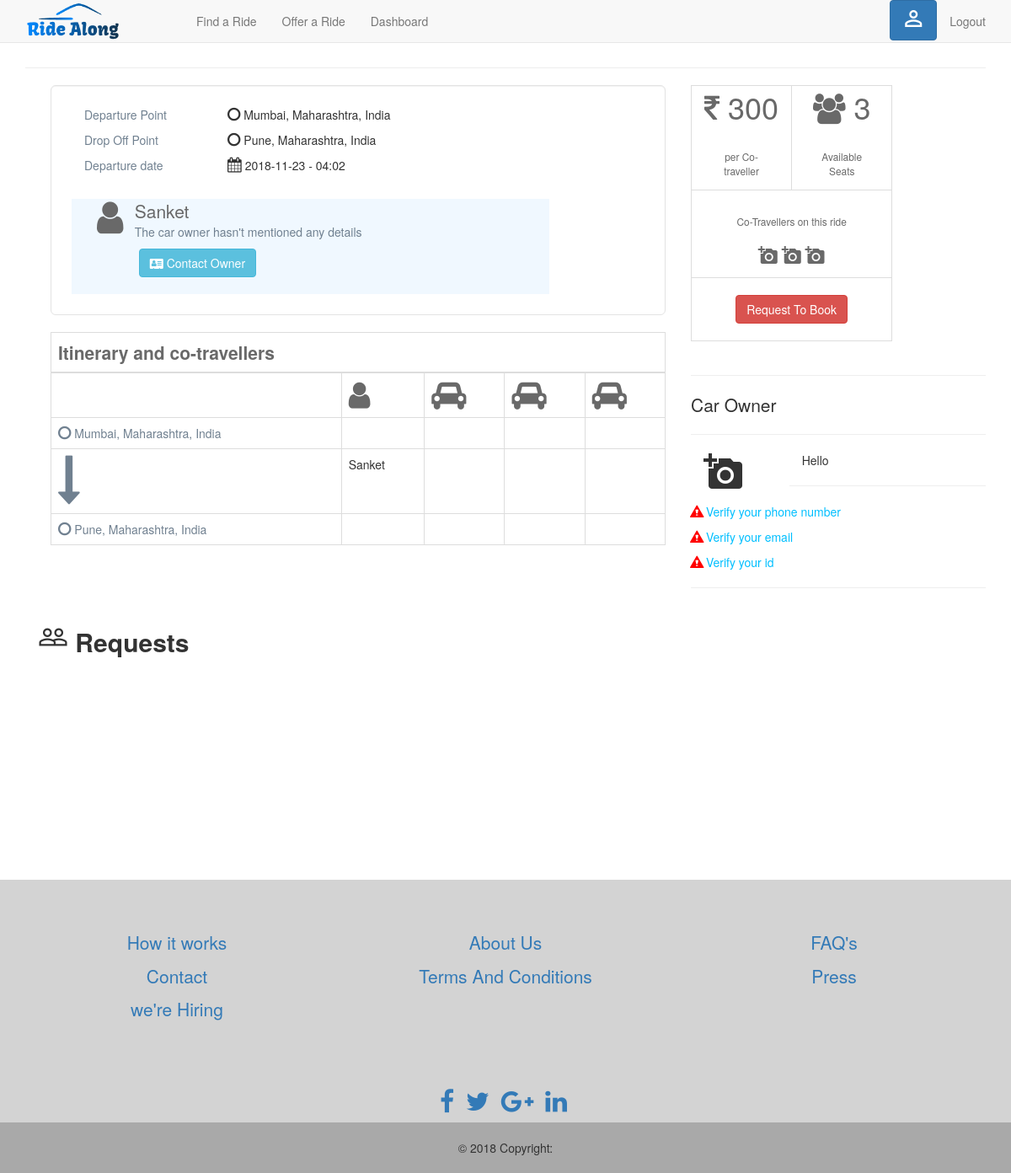
The app's page /rides_found/14/sanket711 (signed in) with its own data.
### tables this page shows
CREATE TABLE "rides_offered" (
	`rideId`	INTEGER PRIMARY KEY AUTOINCREMENT,
	`userName`	text NOT NULL,
	`source`	text NOT NULL,
	`destination`	text NOT NULL,
	`lat1`	text NOT NULL,
	`long1`	text NOT NULL,
	`lat2`	text NOT NULL,
	`long2`	text NOT NULL,
	`offeredDate`	text NOT NULL,
	`offeredTime`	text NOT NULL,
	`offeredPrice`	int NOT NULL,
	`offeredSeats`	NUMERIC NOT NULL,
	`details`	text,
	`valid`	INTEGER NOT NULL,
	`seatsleft`	NUMERIC
);

CREATE TABLE "USERS" (
	`userName`	text,
	`password`	text NOT NULL,
	`name`	text NOT NULL,
	`phone`	text NOT NULL,
	`email`	text NOT NULL UNIQUE,
	`address`	text NOT NULL,
	`email_verified`	INTEGER DEFAULT 0,
	`mobile_verified`	INTEGER DEFAULT 0,
	PRIMARY KEY(userName)
);

### app.py (the view)
@app.route('/rides_found/<string:rideId>/<string:userName>', methods=['GET', 'POST'])
@is_logged_in
def ride(rideId,userName):
    con = sqlite3.connect("CabSharing.db")
    cur = con.cursor()
    result = cur.execute("SELECT * FROM rides_offered WHERE rideId = ?", [rideId])
    rides = cur.fetchone()
    result1 = cur.execute("SELECT * FROM USERS WHERE userName = ?", [userName])
    user = cur.fetchone()
    cur.execute("select * from users where username = ? " , [userName])
    contact = cur.fetchone()
    cur.execute("select * from rides_requested where rideId = ? and username = ? " , ( rideId , session['username'] ) )
    taken_result = cur.fetchone()
    cur.execute("select * from rides_requested where rideId = ? and accepted = 0" , [rideId] )
    ride_request=cur.fetchall()
    user_who_requested=[]
    for i in range(len(ride_request)):
        cur.execute("SELECT * FROM USERS WHERE userName = ?", [ride_request[i][1]])
        temp_user=cur.fetchone()
        user_who_requested.append(temp_user)
    cur.execute(" select * from rides_requested where rideId = ? and accepted = 1 " , [rideId] )
    temp_users_whose_ride_accepted = cur.fetchall()
    users_whose_ride_accepted = []
    j=0
    for i in range(len(temp_users_whose_ride_accepted)):
        users_whose_ride_accepted.append( temp_users_whose_ride_accepted[i][1] )
        j=j+1
    if taken_result :
        return render_template( 'ride.html', contact = contact, rides=rides , myUserName=session['username'] , flag=1, user=user ,user_who_requested=user_who_requested ,  users_whose_ride_accepted=users_whose_ride_accepted , len_users_whose_ride_accepted = j)
    return render_template( 'ride.html', contact=contact ,  rides=rides , myUserName=session['username'] , flag=0, user=user ,user_who_requested=user_who_requested, users_length=len(user_who_requested) ,  users_whose_ride_accepted=users_whose_ride_accepted , len_users_whose_ride_accepted = j)

### app.py (called while the page is built)
def is_logged_in(f):
    @wraps(f)
    def wrap(*args, **kwargs):
        if 'logged_in' in session:
            return f(*args, **kwargs)
        else:
            flash('Unauthorized, Please login', 'danger')
            return redirect(url_for('login'))
    return wrap

### templates/ride.html (shortened to what this page needs)
{% extends 'layout.html' %}
{% block body %}
  <hr>
  <div class="container ">
    <div class = "col-md-8 " >
      <div class=" col-md-12 well well-lg " style=" background-color:white ">
        <div >
          <div class="col-md-3" style="color:#708090">
            <span>Departure Point</span>
          </div>
          <div class="col-md-9 text-left">
            <p><i class="fa fa-circle-o " style="font-size: 18px"></i> {{rides[2]}}</p>
          </div>
        </div>
        <div >
          <div class="col-md-3" style="color:#708090">
            <span>Drop Off Point</span>
          </div>
          <div class="col-md-9 text-left">
            <p><span><i class="fa fa-circle-o " style="font-size: 18px"></i></span> {{rides[3]}}</p>
          </div>
        </div>
        <div >
          <div class="col-md-3" style="color:#708090">
            <span>Departure date</span>
          </div>
          <div class="col-md-9 text-left">
            <p><i class="fa fa-calendar " style="font-size: 18px"></i> {{rides[8]}} - {{rides[9]}} <br><br></p>
          </div>
        </div>
        <div class="col-md-10 " style=" background-color:#F0F8FF ">
           <div class="col-md-1 " style="color: #696969"><i class="fa fa-user " style="font-size: 44px"></i>
           </div>
           <div class="col-md-10">
            <span class="lead" style="color: #696969">{{user[2]}}</span>
            <p  id="details" style="color:#708090">The car owner hasn't mentioned any details</p>
           </div>
        <div class="col-md-10 ">
          <div class="col-md-1"></div>
          <div class="col-md-8 ">
              {% if myUserName != rides[1] %}
              <button  class="btn btn-default btn-info" data-toggle="collapse" data-target="#changeDetails"><i class="fa fa-address-card" ></i> Contact Owner</button>
              {% else %}
              <a  class="btn btn-default btn-info"><i class="fa fa-align-justify" ></i>
               Add Details</a>
              {% endif %}
              <br><br>
          </div>
        </div>
        </div>
      </div>
          <table class="table table-bordered" >
        <thead>
          <tr class="lead" style="color: #696969">
            <th colspan="5">Itinerary and co-travellers</th>
          </tr>
        </thead>
        <tbody>
          <tr>
            <td class=" text-bottom"> </td>
            <td style="color: #696969"><i class="fa fa-user " style="font-size: 36px"></i></td>
            <td style="color: #696969"><i class="fa fa-automobile " style="font-size: 36px"></i></td>
            <td style="color: #696969"><i class="fa fa-automobile " style="font-size: 36px"></i></td>
            <td style="color: #696969"><i class="fa fa-automobile " style="font-size: 36px"></i></td>
          </tr>
          <tr>
            <td style="color:#708090"><i class="fa fa-circle-o " style="font-size: 18px"></i> {{rides[2]}}</td>
            <td></td>
            <td></td>
            <td></td>
            <td></td>
          </tr>
          <tr>
            <td style="color:#708090"><i class="fa fa-long-arrow-down" style="font-size:60px"></i></td>
            <td> {{user[2]}}</td>
            {% if len_users_whose_ride_accepted ==0  %}
            <td></td>
            <td></td>
            <td></td>
            {% endif %}
          </tr>
          <tr>
            <td style="color:#708090"><i class="fa fa-circle-o " style="font-size: 18px"></i> {{rides[3]}}</td>
            <td></td>
            <td></td>
            <td></td>
            <td></td>
          </tr>
        </tbody>
      </table>
    </div>
  <div style="color: #696969">
    <div class="col-md-4 ">
      <div>
        <table class="table-bordered">
          <tr>
            <td class="col-md-6 text-center " >
              <p class="lead" style="font-size: 36px"><i class="fa fa-rupee "></i> {{rides[10]}}</p>
              <p class="small">per Co-traveller</p>
            </td>
            <td class="col-md-6 text-center" >
                <p  class="lead" style="font-size: 36px"><i class="fa fa-group "></i> {{rides[14]}} </p>
                <p class="small">Available Seats</p>
            </td>
          </tr>
          <tr>
            <td colspan="2" class="col-md-6 text-center">
              <p class="small"><br>Co-Travellers on this ride</p>
              <p>
                <i class="material-icons">add_a_photo</i>
                <i class="material-icons">add_a_photo</i>
                <i class="material-icons">add_a_photo</i>
              </p>
            </td>
          </tr>
          {% if myUserName != rides[1] %}
          <tr  class="text-center" id=request-seat>
            <td colspan="2">
              <br>
              {% if flag == 0 %}
                 <a  class="btn btn-default btn-danger " href="/rides_request/{{rides[0]}}/{{myUserName}}" >
               Request To Book </a>
              {% endif %}
              <br>
              <br>
            </td>
          </tr>
          {% endif %}
      </table>
      </div>
    </div>
  </div>
  <div>
    <div class="col-md-4 ">
          <div>
            <br>
            <hr>
                <span class="lead" > Car Owner</span>
          </div>
          <hr>
          <div>
              <div class="col-md-4">
                    <i class="material-icons" style="font-size:48px">add_a_photo</i>
              </div>
              <div class="col-md-8 text-left">
                <p>
                    Hello <strong ><em id="username" class="text-uppercase">{{name}}</em></strong>
                </p>
              </div>
          </div>
            <div class=" text-left">
              <p>
                <br>
                <hr>
                <span class="verify-fail glyphicon glyphicon-alert"></span>
                <a href="#" class="verify" id="verify-phone"> Verify your phone number</a>
              </p>
              <p>
                <span class="verify-fail glyphicon glyphicon-alert"></span>
                <a href="#" class="verify" id="verify-phone"> Verify your email</a>
              </p>
              <p>
                <span class="verify-fail glyphicon glyphicon-alert"></span>
                <a href="#" class="verify" id="verify-phone"> Verify your id</a>
              </p>
              <hr>
            </div>
      </div>
      <br><br>
    </div>
  </div>
    <div class="container">
      <br><head></head>
      <div class="lead text-left" style="font-size: 30px">
          <p>
            <i class="material-icons" style="font-size:36px;">people_outline</i>
            <strong>Requests</strong>
          </p>
      </div>
        <table class="col-md-8 table-bordered">
        </table>
    </div>
{% endblock %}

### static/styles/design.css (style rules this page uses)
html, body { height: 100%; margin: 0; padding: 0; }

### static/styles/main.css (style rules this page uses)
.verify { color: #00BFFF; }
.verify-fail { background-color: white; color: red; }
.small { padding: 5%; }

### records on screen
rides_offered: source "Mumbai, Maharashtra, India", destination "Pune, Maharashtra, India", offeredDate "2018-11-23", offeredTime "04:02", offeredPrice "300", seatsleft "3"
USERS: name "Sanket"
